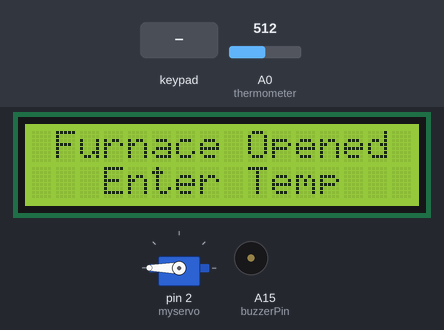
Bench run of a sketch on a simulated Arduino Mega 2560, built with avr-gcc and run on an emulated ATmega2560. Shown: 16×2 character LCD, servo, buzzer (waves = sounding). The inputs (shaded band) are chosen by the test bench; at power-on: A0 (thermometer) = 512.

Above: at 1.7 s.
1.8 s: keypad keys 9 - 4 = pressed 0.4 s apart
At 4.7 s:
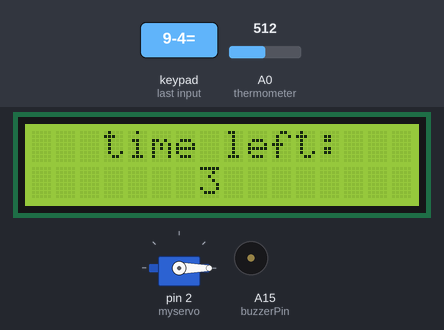
4.9 s: keypad keys 5 0 5 1 5 2 5 3 pressed 0.4 s apart
At 5.06 s:
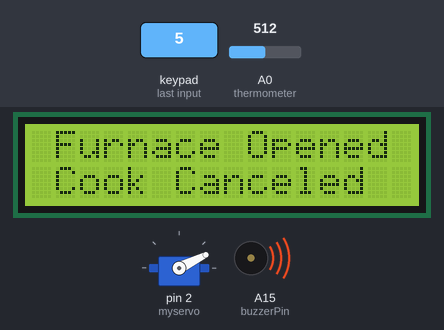
9.6 s: key '7' pressed
At 9.91 s:
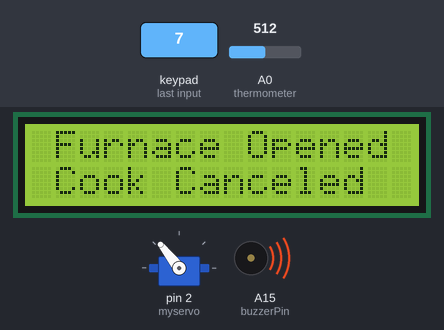
12.6 s: key '8' pressed
At 14.8 s:
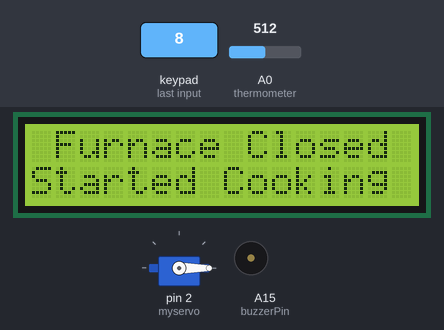
15.6 s: A0 (thermometer) set to 21
18.6 s: A0 (thermometer) set to 17
Timing chart, 0 to 21.1 s (numbered marks = the images above; inputs shaded):
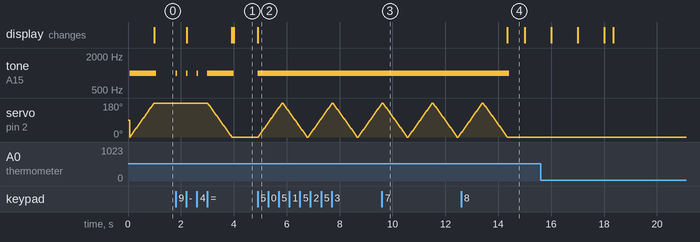

The sketch:

Furance.ino
```cpp
#include <Servo.h>
#include<Keypad.h>
#include<LiquidCrystal.h>

#define RS_PIN 13
#define EN_PIN 12
#define D4_PIN 8
#define D5_PIN 9
#define D6_PIN 10
#define D7_PIN 11

LiquidCrystal lcd(RS_PIN, EN_PIN, D4_PIN, D5_PIN, D6_PIN, D7_PIN);

const byte ROWS = 4;
const byte COLS = 4;
char keys[ROWS][COLS] = {
  {'7', '8', '9', '/'},
  {'4', '5', '6', '*'},
  {'1', '2', '3', '-'},
  {'c', '0', '=', '+'}
};
byte rowPins[ROWS] = {50, 51, 52, 53}; //connect to the row pinouts of the keypad
byte colPins[COLS] = {25, 24, 23, 22}; //connect to the column pinouts of the keypad

Keypad keypad = Keypad( makeKeymap(keys), rowPins, colPins, ROWS, COLS );

Servo myservo;

int buzzerPin = A15, thermometer = A0;

String lcdFirst = "", lcdSecond = "";
bool isOpen = false, finished = true, startTimer = true;
unsigned long time, timer, temperature;

void setup() {
  pinMode(buzzerPin, OUTPUT);
  lcd.begin(16, 2);
  myservo.attach(2, 1000, 2000);
  openFurnace();
  initSystem();
}

void loop() {
  if (!isOpen && (getTemp() >= temperature) && !finished) {
    if (startTimer) {
      startTimer = false;
      time = millis();
    }
    else if (!finished && millis() % 1000 == 0) {
      lcdFirst = "time left:";
      lcdSecond = String((timer - millis() + time) / 1000);
      printOnLCD();
    }
    else if (!finished && millis() - time > timer) {
      lcdFirst = "Cook Finished";
      lcdSecond = "Ready to open";
      printOnLCD();
      finished = true;
    }
  }

  char key = keypad.getKey();

  if (key) {
    buzz(50);
    if (!isOpen) {
      if (finished) {
        lcdFirst = "Furnace Opened";
        lcdSecond = "settings: /";
        printOnLCD();
        openFurnace();
      }
      else{
        lcdFirst = "Furnace Opened";
        lcdSecond = "Cook Canceled";
        printOnLCD();
        openFurnace();
      }
    }
    else {
      if (key == '/')
        initSystem();
      else
        closeFurnace();
    }
  }
}

void initSystem() {
  lcdFirst = "Furnace Opened";
  lcdSecond = "Enter Temp";
  printOnLCD();

  set(&temperature);
  lcdFirst = "Furnace Opened";
  lcdSecond = "Enter Time";
  printOnLCD();
  set(&timer);
  timer *= 1000;
  closeFurnace();
}

void set(unsigned long* entry) {
  *entry = 0;

  while (true) {
    char key = keypad.getKey();

    if (key) {
      buzz(50);

      if (key >= 48 && key <= 57) {
        *entry *= 10;
        *entry += key - 48;
      }
      else if (*entry > 0)
      {
        return;
      }
    }
  }
}

void openFurnace() {
  buzz(1000);
  for (int pos = 0; pos <= 180; pos += 1) {
    myservo.write(pos);
    delay(5);
  }

  isOpen = true;
}

void closeFurnace() {
  startTimer = true;
  finished = false;
  buzz(1000);
  for (int pos = 180; pos >= 0; pos -= 1) {
    myservo.write(pos);
    delay(5);
  }

  isOpen = false;
  lcdFirst = "Furnace Closed";
  lcdSecond = "Started Cooking";
  printOnLCD();
}

void buzz(int t) {
  digitalWrite(buzzerPin, HIGH);
  tone(buzzerPin, 1000, t);
}

int getTemp() {
  return analogRead(thermometer) * 0.48828125;
}

void printOnLCD() {
  lcd.clear();
  lcd.setCursor((16 - lcdFirst.length()) / 2, 0);
  lcd.print(lcdFirst);
  lcd.setCursor((16 - lcdSecond.length()) / 2, 1);
  lcd.print(lcdSecond);
}
```

Measured:
- after the input at 1.8 s, tone on A15 (buzzerPin): goes 3 × (1000 Hz 0.05 s, silent 0.35 s), 1000 Hz 1.0 s, then silent, starting at once; servo on pin 2 (myservo): moves from 180° to 0° over 0.89 s, starting after 1.2 s; the display: first changes after 0.41 s (image 1 shows a later state)
- after the input at 9.6 s, tone on A15 (buzzerPin): stays 1000 Hz (without the input it goes to silent after 2.9 s)
- after the input at 12.6 s, tone on A15 (buzzerPin): 1000 Hz → silent after 1.8 s instead of 0.88 s; the display: changes after 1.7 s (image 4)
- after the input at 18.6 s, every drawn part: stays the same
- what the display in image 4 shows lasts 0.7 s, from 14.3 s to 15.0 s
